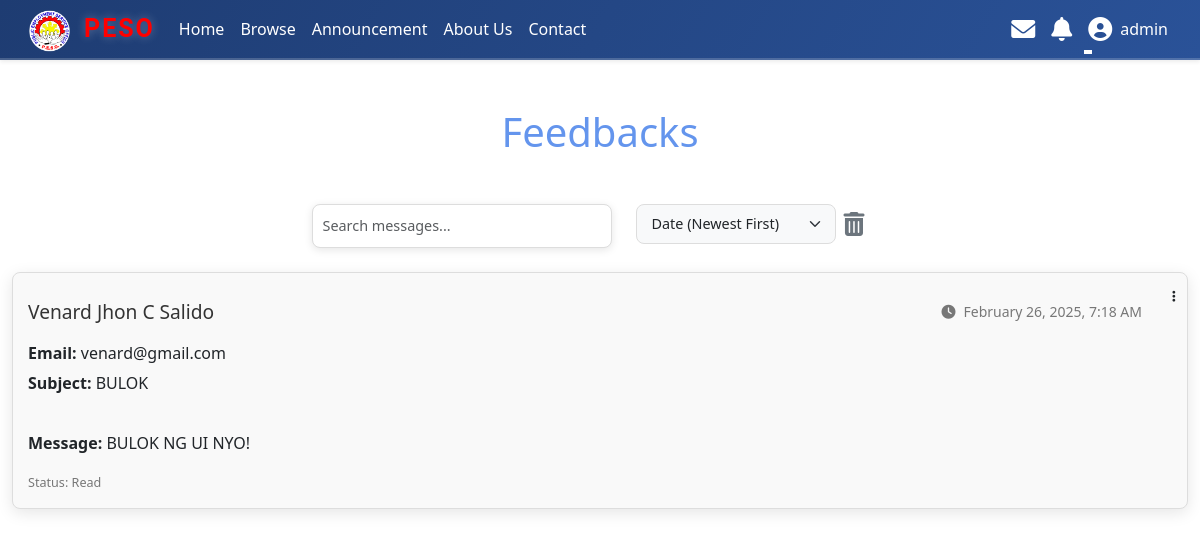
The page /admin/view_message.php (signed in) on the database its author committed.
### tables this page shows
CREATE TABLE `contacts` (
  `id` int(11) NOT NULL,
  `name` varchar(255) NOT NULL,
  `email` varchar(255) NOT NULL,
  `subject` varchar(255) NOT NULL,
  `message` text NOT NULL,
  `created_at` timestamp NOT NULL DEFAULT current_timestamp(),
  `is_read` tinyint(1) DEFAULT 0,
  `status` enum('active','deleted') DEFAULT 'active'
);

### admin/view_message.php (the view, shortened to what this page needs)
<?php
include '../includes/header.php';
$update_query = "UPDATE contacts SET is_read = 1 WHERE is_read = 0";
$conn->query($update_query);
$search = isset($_GET['search']) ? $_GET['search'] : '';
$sort = isset($_GET['sort']) ? $_GET['sort'] : 'created_at DESC';
if ($search) {
    $query = "SELECT c.*, u.id AS user_id FROM contacts c LEFT JOIN users u ON c.email = u.email
              WHERE (c.name LIKE ? OR c.email LIKE ? OR c.subject LIKE ?) AND c.status = 'active'
              ORDER BY $sort";
    $stmt = $conn->prepare($query);
    $search_term = "%$search%";
    $stmt->bind_param("sss", $search_term, $search_term, $search_term);
    $stmt->execute();
    $result = $stmt->get_result();
} else {
    $query = "SELECT c.*, u.id AS user_id FROM contacts c LEFT JOIN users u ON c.email = u.email
              WHERE c.status = 'active' ORDER BY $sort";
    $result = mysqli_query($conn, $query);
}
?>
<!DOCTYPE html>
<html lang="en">
<head>
    <link href="https://cdn.jsdelivr.net/npm/bootstrap@5.3.0/dist/css/bootstrap.min.css" rel="stylesheet">
    <link rel="stylesheet" href="https://cdnjs.cloudflare.com/ajax/libs/font-awesome/6.0.0-beta3/css/all.min.css">
    <link rel="stylesheet" href="/JOB/assets/view_message.css">
</head>
<body>
    <div class="container mt-5 center-container">
        <h1 class="text-center mb-5">Feedbacks</h1>
        <div class="search-sort-container d-flex justify-content-center mb-4">
            <div class="search-bar me-4">
                <form method="GET">
                    <input type="text" name="search" placeholder="Search messages..." class="form-control" value="<?= htmlspecialchars($search) ?>" />
                </form>
            </div>
            <div class="sorting me-4">
                <form method="GET" class="d-flex">
                    <select name="sort" class="form-select me-2" onchange="this.form.submit()">
                        <option value="created_at DESC" <?= $sort == 'created_at DESC' ? 'selected' : '' ?>>Date (Newest First)</option>
                    </select>
                    <div class="recycle-bin">
                        <a href="feedback_bin.php" title="Go to Feedback Bin">
                            <i class="fas fa-trash-alt fa-lg gray-icon"></i>
                        </a>
                    </div>
                </form>
            </div>
        </div>
        <?php if (mysqli_num_rows($result) > 0): ?>
            <?php while ($row = mysqli_fetch_assoc($result)): ?>
                <div class="message-card">
                    <div class="dropdown">
                        <button class="btn btn-link text-dark p-0" type="button" id="dropdownMenuButton<?= $row['id'] ?>" data-bs-toggle="dropdown" aria-expanded="false">
                            <i class="fas fa-ellipsis-vertical"></i>
                        </button>
                    </div>
                    <div class="message-header">
                        <h4><?= htmlspecialchars($row['name']) ?></h4><br><br>
                        <small><i class="fas fa-clock me-2"></i><?= date("F j, Y, g:i A", strtotime($row['created_at'])) ?></small>
                    </div>
                    <p class="message-body"><strong>Email:</strong> <?= htmlspecialchars($row['email']) ?></p>
                    <p class="message-body"><strong>Subject:</strong> <?= html_entity_decode(htmlspecialchars($row['subject'])) ?></p><br>
                    <p class="message-body"><strong>Message:</strong> <?= nl2br(html_entity_decode(htmlspecialchars($row['message']))) ?></p>
                    <div class="message-footer">
                        <small>Status: <?= $row['is_read'] ? 'Read' : 'Unread' ?></small>
                    </div>
                </div>
            <?php endwhile; ?>
        <?php else: ?>
            <p class="text-center text-muted">No messages received yet. You can also check the bin for deleted feedback</p>
        <?php endif; ?>
    </div>
</body>
</html>

### assets/header.css (style rules this page uses)
* { margin: 0; padding: 0; box-sizing: border-box; }
body { padding-top: 60px; }
.btn { font-size: 0.8rem; padding: 0.6rem 1.5rem; border: none; border-radius: 15px; cursor: pointer; transition: all 0.3s ease; text-transform: uppercase; font-weight: 500; letter-spacing: 0.5px; }

### assets/view_message.css (style rules this page uses)
* { margin: 0; padding: 0; box-sizing: border-box; }
.container { max-width: 1200px; }
.message-card { background: #ffffff; padding: 20px; border-radius: 12px; margin-bottom: 20px; box-shadow: 0 4px 16px rgba(0, 0, 0, 0.1); transition: box-shadow 0.3s ease, transform 0.3s ease; position: relative; }
.message-header { margin-right:30px; display: flex; justify-content: space-between; align-items: center; }
.message-header h4 { font-size: 1.4rem; margin: 0; color: #333; }
.message-header small { color: #777; }
.message-body { margin: 15px 0; font-size: 1rem; line-height: 1.6; }
.search-sort-container { display: flex; justify-content: center; gap: 0px; margin-bottom: 30px; }
.search-bar input { width: 300px; padding: 10px; border-radius: 8px; border: 1px solid #ddd; box-shadow: 0 2px 8px rgba(0, 0, 0, 0.1); }
.sorting select { padding: 8px 15px; width: 200px; border-radius: 8px; background-color: #f8f9fa; border: 1px solid #ddd; }
.sorting select, .search-bar input { font-size: 0.9rem; }
.message-footer { font-size: 0.9rem; color: #777; margin-top: 15px; }
h1 { color:cornflowerblue; }
.btn { font-size: 0.8rem; padding: 0.6rem 1.5rem; border-radius: 15px; cursor: pointer; transition: all 0.3s ease; text-transform: uppercase; font-weight: 500; letter-spacing: 0.5px; }
.dropdown { font-family: 'Segoe UI', Tahoma, Geneva, Verdana, sans-serif; }

### admin/view_message.php (style rules this page uses)
.message-card { position: relative; border: 1px solid #ddd; padding: 15px; margin-bottom: 20px; border-radius: 8px; background-color: #f9f9f9; }
.message-card .dropdown { position: absolute; top: 10px; right: 10px; z-index: 1000; }
.message-header h4 { margin: 0; font-size: 1.2rem; }
.message-body { margin: 5px 0; }
.gray-icon { margin-top:20px; color: #6c757d; font-size: 1.5rem; }

### rows shown on the page
contacts: name "Venard Jhon C Salido", created_at "February 26, 2025, 7:18 AM", email "venard@gmail.com", subject "BULOK", message "BULOK NG UI NYO!", is_read "Read"

### other values the page prints
$_SESSION['username'] "admin"
